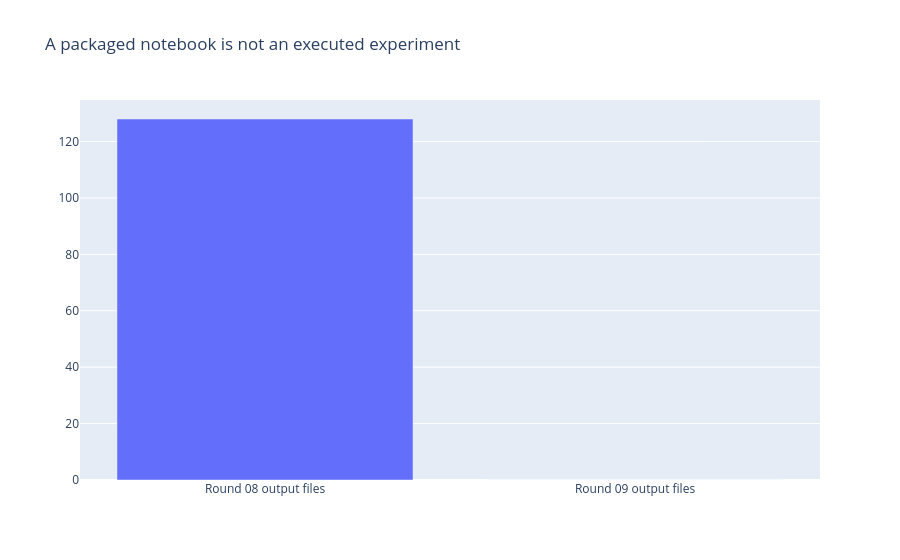

Source (notebook cell):
### Markdown cell above
## 7 · Which archive contains execution evidence?

### Code cell
f=go.Figure(go.Bar(x=['Round 08 output files','Round 09 output files'],y=[audit['archives']['8']['outputs_files'],audit['archives']['9']['outputs_files']]));f.update_layout(title='A packaged notebook is not an executed experiment');emit(f)

### Figure 1 — Plotly figure (JSON) as saved in the notebook; plotly's stock layout.template omitted (floating-point values rounded to 4 significant figures)
{"data": [{"type": "bar", "x": ["Round 08 output files", "Round 09 output files"], "y": [128, 0]}], "layout": {"title": {"text": "A packaged notebook is not an executed experiment"}}}
